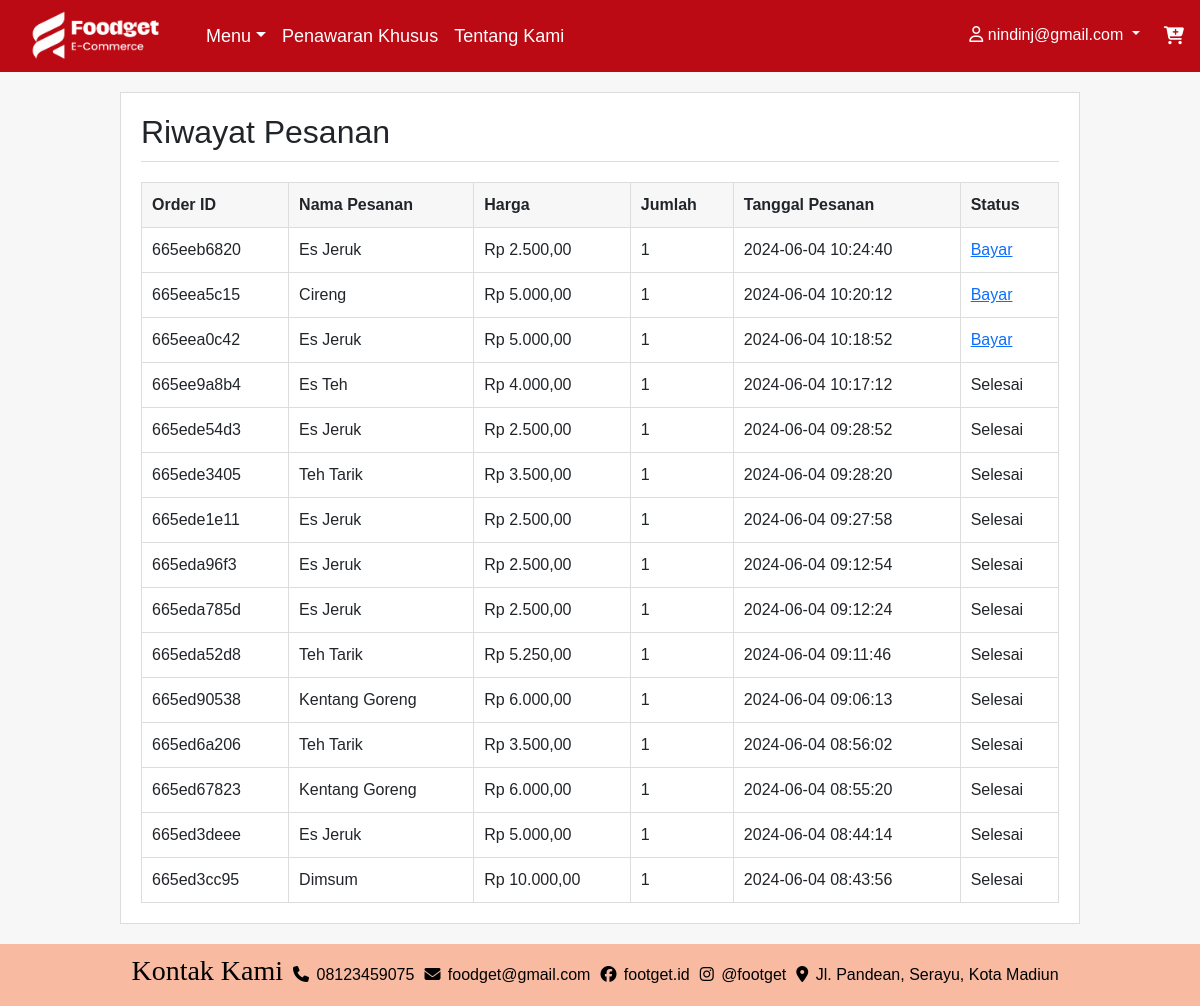
Page /riwayatPesanan.php (signed in) on the committed database.
### tables this page shows
CREATE TABLE `orders` (
  `id` int(11) NOT NULL,
  `user_id` int(11) DEFAULT NULL,
  `order_id` varchar(10) NOT NULL,
  `item_name` varchar(100) DEFAULT NULL,
  `item_price` decimal(10,2) DEFAULT NULL,
  `quantity` int(11) DEFAULT NULL,
  `order_date` timestamp NOT NULL DEFAULT current_timestamp(),
  `status` enum('pending','lunas') NOT NULL DEFAULT 'pending',
  `discount` int(5) NOT NULL,
  `promo_code` varchar(50) DEFAULT NULL
);

### src/riwayatPesanan.php (the view, shortened to what this page needs)
<?php
include 'koneksiDB.php';
$user_id = $_SESSION['user_id'];
$sql = "SELECT order_id, item_name, item_price, quantity, order_date, status
        FROM orders
        WHERE user_id = '$user_id'
        ORDER BY order_id DESC, order_date DESC";
$result = $conn->query($sql);
function formatRupiah($number)
{
    return 'Rp ' . number_format($number, 2, ',', '.');
}
?>
<!DOCTYPE html>
<html lang="en">
<head>
    <link rel="stylesheet" href="../vendor/twbs/bootstrap/dist/css/bootstrap.min.css">
    <?php include '../assets-templates/header.php'; ?>
</head>
<body>
    <div class="container order-history">
        <h2>Riwayat Pesanan</h2>
        <table>
            <thead>
                <tr>
                    <th>Order ID</th>
                    <th>Nama Pesanan</th>
                    <th>Harga</th>
                    <th>Jumlah</th>
                    <th>Tanggal Pesanan</th>
                    <th>Status</th>
                </tr>
            </thead>
            <tbody>
                <?php
                if ($result->num_rows > 0) :
                    $current_order_id = null;
                    while ($row = $result->fetch_assoc()) :
                        if ($row['order_id'] !== $current_order_id) :
                            $current_order_id = $row['order_id'];
                ?>
                            <tr>
                                <td><?= $row['order_id']; ?></td>
                                <td><?= $row['item_name']; ?></td>
                                <td><?= formatRupiah($row['item_price']); ?></td>
                                <td><?= $row['quantity']; ?></td>
                                <td><?= $row['order_date']; ?></td>
                                <td>
                                    <?php
                                    if ($row['status'] == 'pending') {
                                        echo '<a href="bayarPesanan.php?order_id=' . $row['order_id'] . '">Bayar</a>';
                                    } elseif ($row['status'] == 'lunas') {
                                        echo 'Selesai';
                                    } else {
                                        echo 'Unknown';
                                    }
                                    ?>
                                </td>
                            </tr>
                        <?php endif; ?>
                    <?php endwhile; ?>
                <?php else : ?>
                    <tr>
                        <td colspan="6">Belum ada pesanan.</td>
                    </tr>
                <?php endif; ?>
            </tbody>
        </table>
    </div>
    <?php include '../assets-templates/footer.php'; ?>
</body>
</html>

### assets-templates/header.php (shortened to what this page needs)
<!DOCTYPE html>
<html lang="en">
<head>
  <link
    rel="stylesheet"
    href="../vendor/twbs/bootstrap/dist/css/bootstrap.min.css"
  />
</head>
<body>
  <nav class="navbar navbar-expand navbar-dark custom-bg">
    <a class="navbar-brand px-3" href="../src/index.php">
      <img src="../assets-templates/img/logo.png" alt="Logo" class="logo">
    </a>
    <div class="navbar-nav w-100">
      <ul class="navbar-nav mr-auto">
        <li class="nav-item">
          <div class="btn-group">
            <button type="button" class="nav-link btn dropdown-toggle dropdown-toggle-split font" data-bs-toggle="dropdown" aria-expanded="false">
              Menu
            </button>
          </div>
        </li>
        <li class="nav-item">
          <a class="nav-link font" href="../src/promo.php">Penawaran Khusus</a>
        </li>
        <li class="nav-item nav-font">
          <a class="nav-link font" href="../src/TentangKami.php">Tentang Kami</a>
        </li>
      </ul>
      <ul class="navbar-nav ms-auto">
        <?php if (isset($_SESSION['loggedin']) && $_SESSION['loggedin'] === true): ?>
          <li class="nav-item dropdown custom-dropdown">
            <a class="nav-link dropdown-toggle font cutom-font" href="#" id="navbarDropdown" role="button" data-bs-toggle="dropdown" aria-expanded="false">
              <i class="fa-regular fa-user"></i> <?= htmlspecialchars($_SESSION['email']) ?>
            </a>
          </li>
        <?php endif; ?>
        <li class="nav-item nav-font">
          <a class="nav-link font px-3" href="keranjang.php"><i class="fas fa-cart-plus"></i></a>
        </li>
      </ul>
    </div>
  </nav>
</body>
</html>

### assets-templates/footer.php (shortened to what this page needs)
<!DOCTYPE html>
<html lang="en">
<head>
</head>
<body>
    <footer class="footer">
        <div class="containerf">
            <h3 class="footer-heading" style="font-family:cambria;">Kontak Kami</h3>
            <div>
                <i class="fas fa-phone" style="margin-left:10px;"></i>
                <span>08123459075</span>
            </div>
            <div>
                <i class="fas fa-envelope"></i>
                <span>foodget@gmail.com</span>
            </div>
            <div>
                <i class="fab fa-facebook"></i>
                <span>footget.id</span>
            </div>
            <div>
                <i class="fab fa-instagram"></i>
                <span>@footget</span>
            </div>
            <div>
                <i class="fas fa-location-dot"></i>
                <span>Jl. Pandean, Serayu, Kota Madiun</span>
            </div>
        </div>
    </footer>
</body>
</html>

### assets-templates/header.php (style rules this page uses)
.logo { width: 150px; }
.custom-bg { background-color: #bb0a13; height: 72px; }
.font { color: white; font-size: clamp(16px, 2vw, 18px); }
.custom-dropdown .dropdown-toggle { font-size: 16px; color: white; }

### src/riwayatPesanan.php (style rules this page uses)
body { font-family: Arial, sans-serif; background-color: #f7f7f7; margin: 0; padding: 0; }
.container { margin: 20px auto; padding: 20px; background-color: white; border: 1px solid #ddd; width: 80%; }
.order-history h2 { border-bottom: 1px solid #ddd; padding-bottom: 10px; margin-bottom: 20px; }
.order-history table { width: 100%; border-collapse: collapse; }
.order-history table, th, td { border: 1px solid #ddd; padding: 10px; }
.order-history th { background-color: #f7f7f7; text-align: left; }

### assets-templates/footer.php (style rules this page uses)
* { margin: 0; padding: 0; }
.footer { position: relative; background-color: #f8baa1; color: black; text-align: center; padding: 10px 0; width: 100%; margin-top: auto; }
.footer .containerf { display: flex; justify-content: center; align-items: center; }
.footer i { margin-right: 3px; }
.footer span { margin-right: 10px; }

### rows in the picture
orders: order "665eeb6820", item_name "Es Jeruk", item_price "Rp 2.500,00", quantity "1", order_date "2024-06-04 10:24:40"
orders: order "665eea5c15", item_name "Cireng", item_price "Rp 5.000,00", quantity "1", order_date "2024-06-04 10:20:12"
orders: order "665eea0c42", item_name "Es Jeruk", item_price "Rp 5.000,00", quantity "1", order_date "2024-06-04 10:18:52"
orders: order "665ee9a8b4", item_name "Es Teh", item_price "Rp 4.000,00", quantity "1", order_date "2024-06-04 10:17:12", status "Selesai"
orders: order "665ede54d3", item_name "Es Jeruk", item_price "Rp 2.500,00", quantity "1", order_date "2024-06-04 09:28:52", status "Selesai"
orders: order "665ede3405", item_name "Teh Tarik", item_price "Rp 3.500,00", quantity "1", order_date "2024-06-04 09:28:20", status "Selesai"
orders: order "665ede1e11", item_name "Es Jeruk", item_price "Rp 2.500,00", quantity "1", order_date "2024-06-04 09:27:58", status "Selesai"
orders: order "665eda96f3", item_name "Es Jeruk", item_price "Rp 2.500,00", quantity "1", order_date "2024-06-04 09:12:54", status "Selesai"
orders: order "665eda785d", item_name "Es Jeruk", item_price "Rp 2.500,00", quantity "1", order_date "2024-06-04 09:12:24", status "Selesai"
orders: order "665eda52d8", item_name "Teh Tarik", item_price "Rp 5.250,00", quantity "1", order_date "2024-06-04 09:11:46", status "Selesai"
orders: order "665ed90538", item_name "Kentang Goreng", item_price "Rp 6.000,00", quantity "1", order_date "2024-06-04 09:06:13", status "Selesai"
orders: order "665ed6a206", item_name "Teh Tarik", item_price "Rp 3.500,00", quantity "1", order_date "2024-06-04 08:56:02", status "Selesai"
orders: order "665ed67823", item_name "Kentang Goreng", item_price "Rp 6.000,00", quantity "1", order_date "2024-06-04 08:55:20", status "Selesai"
orders: order "665ed3deee", item_name "Es Jeruk", item_price "Rp 5.000,00", quantity "1", order_date "2024-06-04 08:44:14", status "Selesai"
orders: order "665ed3cc95", item_name "Dimsum", item_price "Rp 10.000,00", quantity "1", order_date "2024-06-04 08:43:56", status "Selesai"

### other values in the picture
$_SESSION['email'] "nindinj@gmail.com"
